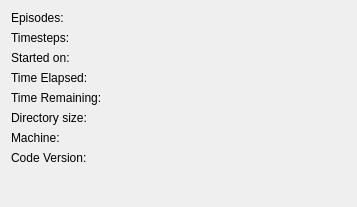
<?xml version="1.0" encoding="UTF-8"?>
<ui version="4.0">
 <class>Dialog</class>
 <widget class="QDialog" name="Dialog">
  <property name="geometry">
   <rect>
    <x>0</x>
    <y>0</y>
    <width>357</width>
    <height>207</height>
   </rect>
  </property>
  <property name="windowTitle">
   <string>Progress details</string>
  </property>
  <layout class="QFormLayout" name="formLayout">
   <item row="0" column="0">
    <widget class="QLabel" name="label">
     <property name="text">
      <string>Episodes:</string>
     </property>
    </widget>
   </item>
   <item row="0" column="1">
    <widget class="QLabel" name="episodes">
     <property name="text">
      <string/>
     </property>
    </widget>
   </item>
   <item row="1" column="0">
    <widget class="QLabel" name="label_2">
     <property name="text">
      <string>Timesteps:</string>
     </property>
    </widget>
   </item>
   <item row="1" column="1">
    <widget class="QLabel" name="timesteps">
     <property name="text">
      <string/>
     </property>
    </widget>
   </item>
   <item row="2" column="0">
    <widget class="QLabel" name="label_3">
     <property name="text">
      <string>Started on:</string>
     </property>
    </widget>
   </item>
   <item row="2" column="1">
    <widget class="QLabel" name="started_on">
     <property name="text">
      <string/>
     </property>
    </widget>
   </item>
   <item row="3" column="0">
    <widget class="QLabel" name="label_4">
     <property name="text">
      <string>Time Elapsed:</string>
     </property>
    </widget>
   </item>
   <item row="4" column="0">
    <widget class="QLabel" name="label_5">
     <property name="text">
      <string>Time Remaining:</string>
     </property>
    </widget>
   </item>
   <item row="5" column="0">
    <widget class="QLabel" name="label_6">
     <property name="text">
      <string>Directory size:</string>
     </property>
    </widget>
   </item>
   <item row="3" column="1">
    <widget class="QLabel" name="time_elapsed">
     <property name="text">
      <string/>
     </property>
    </widget>
   </item>
   <item row="4" column="1">
    <widget class="QLabel" name="time_remaining">
     <property name="text">
      <string/>
     </property>
    </widget>
   </item>
   <item row="5" column="1">
    <widget class="QLabel" name="dir_size">
     <property name="text">
      <string/>
     </property>
    </widget>
   </item>
   <item row="6" column="0">
    <widget class="QLabel" name="label_7">
     <property name="text">
      <string>Machine:</string>
     </property>
    </widget>
   </item>
   <item row="6" column="1">
    <widget class="QLabel" name="machine">
     <property name="text">
      <string/>
     </property>
    </widget>
   </item>
   <item row="7" column="0">
    <widget class="QLabel" name="label_8">
     <property name="text">
      <string>Code Version:</string>
     </property>
    </widget>
   </item>
   <item row="7" column="1">
    <widget class="QLabel" name="version">
     <property name="text">
      <string/>
     </property>
    </widget>
   </item>
  </layout>
 </widget>
 <resources/>
 <connections/>
</ui>
